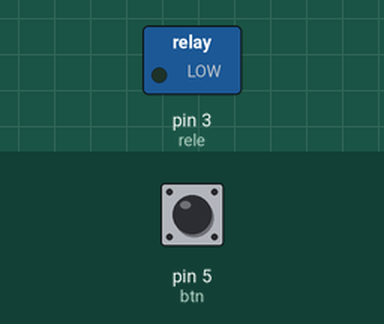
Recording of a sketch running on a simulated Arduino Uno, built with avr-gcc and run on an emulated ATmega328P. Parts: switched loads named in the sketch (green lamp = pin HIGH). Inputs (shaded band) come from the test bench; at power-on: pin 5 (btn) HIGH.

Above: at 1.2 s.
1.3 s: pin 5 (btn) pulled LOW for 0.15 s
At 1.37 s:
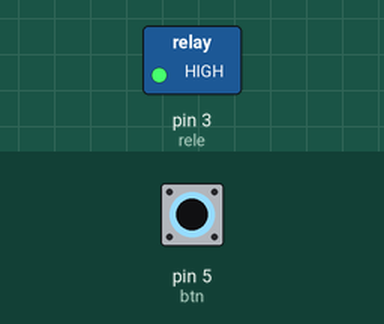
2.9 s: pin 5 (btn) pulled LOW for 3.2 s
At 6.4 s:
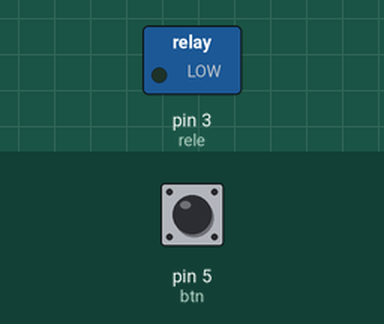
Timing chart, 0 to 7.9 s (numbered marks = the images above; inputs shaded):
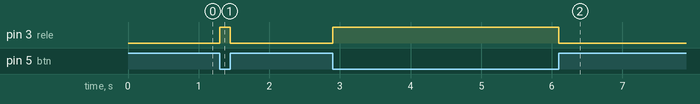

The sketch:

Rele.ino
```cpp
#define btn 5
#define rele 3

void setup()
{
  pinMode(btn, INPUT_PULLUP);
  pinMode(rele, OUTPUT);

  Serial.begin(9600);
}

void loop()
{
  int estadoBtn = digitalRead(btn);

  if(estadoBtn == HIGH)
  {
    digitalWrite(rele,LOW);
  }
  else
  {
    digitalWrite(rele,HIGH);
  }

}
```

Measured:
- after the input at 1.3 s, pin 3 (rele): LOW → HIGH at once, → LOW 0.15 s later
- after the input at 2.9 s, pin 3 (rele): LOW → HIGH at once, → LOW 3.2 s later
